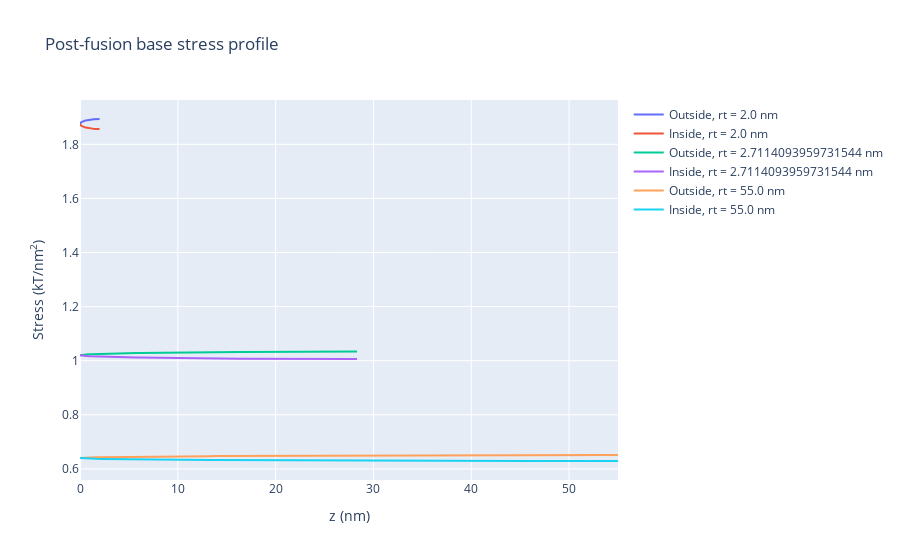
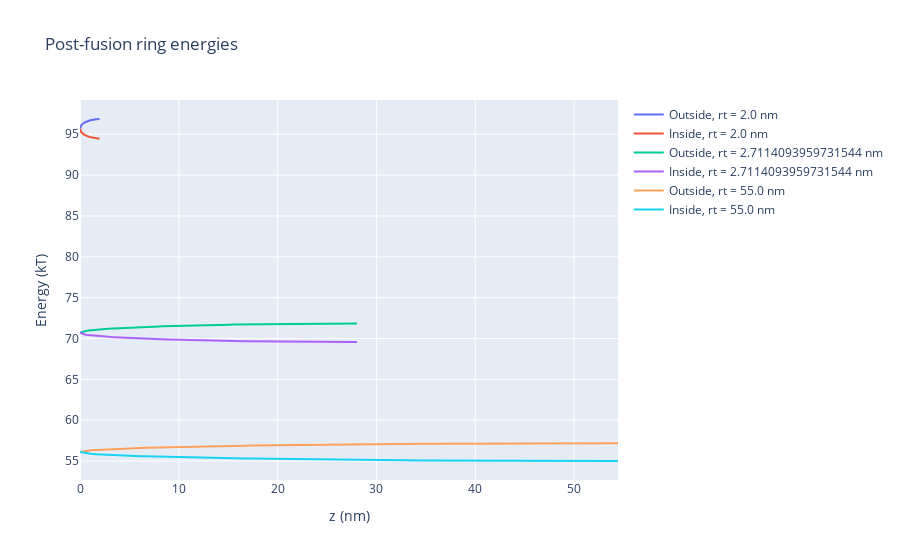
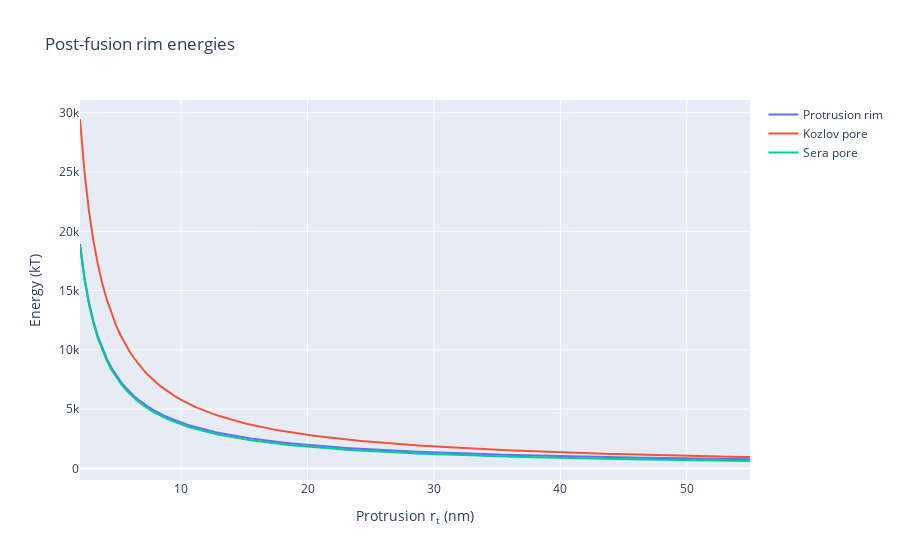
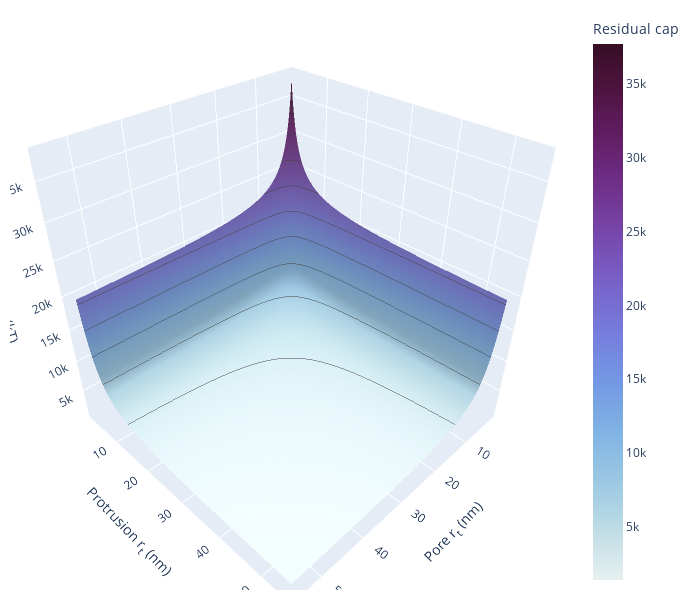

Here is the notebook cell these charts were saved with, in order:
### Markdown cell above
Validation of my "simulation parameter" validation:
- Dividing the z axis in to 1+Rt*n steps.  Choosing n=4 appears to be quite sufficient.  The final figure for GPre changes only slightly for n=2-->4, and there is no meaningful difference from n=4-->1000
    - Pass!

## Computation: post-fusion base rim via z-axis Riemann sum in cylindrical coordinates + toroidal pore in bulk

*Caution: It is tempting to apply Christoph and Rob's (2011 paper) solution for conical pores to this situation.  However, we cannot.  Their conical set-up requires an imagined vertex that the membrane would converge to.  On the other hand, my cylindrical set-up is at a 90 degree rotation (where 0 is a perfectly flat membrane) and would only have such a vertex if the tube radius was infinitely thin.  We must therefore calculate this via direct application of toroidal geometry.*

This method poses the problem that each location on the z axis corresponds to 2 angles (except at the end).  However, we can use the same trigonometric method that we used in the previous section:

$u_{rim} = \left\{ \pi - arcsin \left(\frac{R_t - z}{R_t} \right) \cup arcsin \left(\frac{R_t - z}{R_t} \right) \right\}$

Note that this will double-count $u_{rim} = \pi/2$, but that shouldn't be a huge problem since its contribution will be small compared to the whole.

### Code cell
zSteps = 100
zRim = [np.linspace(0,rim_rt[0],num=zSteps)] # nm
for rt in range(1,rim_rt.size):
    zRim.append(np.linspace(0,rim_rt[rt],num=zSteps))

uRim = np.zeros((rim_rt.size,zSteps,2)) # radians
    # rim tube angle for each rim_rt as a function of z where uRim1 = 0 is 
    # defined as pointing outward on the bisecting transverse plane
    # 3rd dimension to acct for the fact that each z has a u for the inner 
    # surface and a u for the outer surface
    # Dims: rt value, place along z axis, whether inside (0) or outside (1)

kRim = np.zeros((rim_rt.size,zSteps,2)) # 1/nm; curv for each angle u on rim
    # curvature for each rim_rt value at each zRim along the rim surface
stressRim = np.zeros((rim_rt.size,zSteps,2)) # kT/nm^2; stress at each point
GRingPost = np.zeros((rim_rt.size,zSteps-1,2)) # kT; G_b of each ring
    # zRim.size-1 since Reimann summing reduces num of elements by 1
GProtrPost = np.zeros(rim_rt.size)

uPore = np.zeros((rim_rt.size,zSteps)) # radians
kPore = np.zeros((rim_rt.size,zSteps)) # 1/nm; curv for each angle u on rim
    # curvature for each rim_rt value at each zRim along the rim surface
stressPore = np.zeros((rim_rt.size,zSteps)) # kT/nm^2; stress at each point
GPoreRingPost = np.zeros((rim_rt.size,zSteps-1)) # kT; G_b of each ring
    # zRim.size-1 since Reimann summing reduces num of elements by 1
GPoreSera = np.zeros(rim_rt.size)

GPost = np.zeros((rim_rt.size,rim_rt.size))
    # rim_rt x rim_rt array for GPost surface
    # [protrusion rim rt, pore rim rt]
    
#--------------------------------------------------------------------------------------------
# Calculate the rim Gb on the protrusion side
#--------------------------------------------------------------------------------------------
#First calculate the relevant angles
for rt in range(0,rim_rt.size):
    for z in range(0,zSteps):
        uRim[rt,z,0] = np.arcsin((rim_rt[rt]-zRim[rt][z])/rim_rt[rt])  # Outside of torus
        uRim[rt,z,1] = np.pi - np.arcsin((rim_rt[rt]-zRim[rt][z])/rim_rt[rt])  # Inside of torus
        
#Second calculate the curvatures
for rt in range(0,rim_rt.size):
    for z in range(0,zSteps):
        kRim[rt,z,0] = torusCircCurv(R0,rim_rt[rt],uRim[rt,z,0])
        kRim[rt,z,1] = torusCircCurv(R0,rim_rt[rt],uRim[rt,z,1])
#print(kRim)

#Next calculate the "stress" (energy per unit area) profile
for rt in range(0,rim_rt.size):
    for z in range(0,zSteps):
        stressRim[rt,z,0] = helfrichStress(kRim[rt,z,0],1/rim_rt[rt],Kb)
        stressRim[rt,z,1] = helfrichStress(kRim[rt,z,1],1/rim_rt[rt],Kb)
            # NOT Kb*2 since only a single bilayer bending now

# Now find the energy of the discrete uRim rings via left Riemann sum
# To do so, we first must find the radii of the inner rings and the outer rings
R1Out = np.zeros((rim_rt.size,zSteps))
R1In = np.zeros((rim_rt.size,zSteps))
for rt in range(0,rim_rt.size):
    for z in range(0,zSteps):
        R1Out[rt,z] = R0 + rim_rt[rt] + np.sqrt(1-((rim_rt[rt]-zRim[rt][z])/rim_rt[rt])**2) #out
        R1In[rt,z] = R0 + rim_rt[rt] - np.sqrt(1-((rim_rt[rt]-zRim[rt][z])/rim_rt[rt])**2) #in
            #Dist from z axis to membrane at given z (using trig a identity)
# Now we'll find the energy of each ring via left Riemann sum
for rt in range(0,rim_rt.size):
    for z in range(0,zSteps-1):
        # Stress per ring by finding cylindrical wall area * ring stress
        GRingPost[rt,z,0] = np.pi * 2*R1Out[rt,z] * (zRim[rt][1]-zRim[rt][0]) * stressRim[rt,z,0]
        GRingPost[rt,z,1] = np.pi * 2*R1In[rt,z] * (zRim[rt][1]-zRim[rt][0]) * stressRim[rt,z,1]

# Finally, add up all the rings' energies to get the total energy
for rt in range(0,rim_rt.size):
    for z in range(0,zSteps-1):
        GProtrPost[rt] += GRingPost[rt,z,0] + GRingPost[rt,z,1]

#--------------------------------------------------------------------------------------------
# Calculate the rim Gb on the cell/bulk/fusion pore side
#--------------------------------------------------------------------------------------------
# Calculate residual pore energies
# Method 1 via Kozlov's 1989 solution
GPoreKoz = np.zeros(rim_rt.size)
for rt in range(0,rim_rt.size):
    GPoreKoz[rt] = GToroidalPore(rim_rt[rt],R0,Kb)

# Method 2 applying my above method
zPore = [np.linspace(0,rim_rt[0],num=zSteps)] # nm
for rt in range(1,rim_rt.size):
    zPore.append(np.linspace(0,rim_rt[rt],num=zSteps))

#First calculate the relevant angles
for rt in range(0,rim_rt.size):
    for z in range(0,zSteps):
        uPore[rt,z] = np.pi - np.arcsin((rim_rt[rt]-zPore[rt][z])/rim_rt[rt])  # Inside of torus
        
#Second calculate the curvatures
for rt in range(0,rim_rt.size):
    for z in range(0,zSteps):
        kPore[rt,z] = torusCircCurv(R0,rim_rt[rt],uPore[rt,z])
#print(kRim)

#Next calculate the "stress" (energy per unit area) profile
for rt in range(0,rim_rt.size):
    for z in range(0,zSteps):
        stressPore[rt,z] = helfrichStress(kPore[rt,z],1/rim_rt[rt],Kb)
            # NOT Kb*2 since only a single bilayer bending now

# Now find the energy of the discrete uRim rings via left Riemann sum
# To do so, we first must find the radii of the inner rings and the outer rings
R1Pore = np.zeros((rim_rt.size,zSteps))
for rt in range(0,rim_rt.size):
    for z in range(0,zSteps):
        R1Pore[rt,z] = R0 + rim_rt[rt] - np.sqrt(1-((rim_rt[rt]-zPore[rt][z])/rim_rt[rt])**2) #in
            #Dist from z axis to membrane at given z (using trig a identity)
# Now we'll find the energy of each ring via left Riemann sum
for rt in range(0,rim_rt.size):
    for z in range(0,zSteps-1):
        # Stress per ring by finding cylindrical wall area * ring stress
        GPoreRingPost[rt,z] = np.pi * 2*R1Pore[rt,z] * (zRim[rt][1]-zRim[rt][0]) * stressPore[rt,z]

# Finally, add up all the rings' energies to get the total energy
for rt in range(0,rim_rt.size):
    for z in range(0,zSteps-1):
        GPoreSera[rt] += GPoreRingPost[rt,z]

GPoreSera = GPoreSera*2

# Now, we can at last generate a surface from varying the rt of the pore and the rt of the protrusion
# independently from each other
for rtPt in range(0,rim_rt.size):
    for rtPo in range(0,rim_rt.size):
        GPost[rtPt,rtPo] =GProtrPost[rtPt] + GPoreSera[rtPo]
        
#--------------------------------------------------------------------------------------------
# Graph all the results
#--------------------------------------------------------------------------------------------
stressPlot = go.Figure()
stressPlot.add_trace(go.Scatter(x=zRim[0], y=stressRim[0,:,0], mode='lines', 
                                name='Outside, rt = {0} nm'.format(rim_rt[0])))
stressPlot.add_trace(go.Scatter(x=zRim[0], y=stressRim[0,:,1], mode='lines', 
                                name='Inside, rt = {0} nm'.format(rim_rt[0])))
stressPlot.add_trace(go.Scatter(x=zRim[round((rim_rt.size-1)/2)], y=stressRim[2,:,0], mode='lines', 
                                name='Outside, rt = {0} nm'.format(rim_rt[2])))
stressPlot.add_trace(go.Scatter(x=zRim[round((rim_rt.size-1)/2)], y=stressRim[2,:,1], mode='lines', 
                                name='Inside, rt = {0} nm'.format(rim_rt[2])))
stressPlot.add_trace(go.Scatter(x=zRim[rim_rt.size-1], y=stressRim[4,:,0], mode='lines', 
                                name='Outside, rt = {0} nm'.format(rim_rt[rim_rt.size-1])))
stressPlot.add_trace(go.Scatter(x=zRim[rim_rt.size-1], y=stressRim[4,:,1], mode='lines', 
                                name='Inside, rt = {0} nm'.format(rim_rt[rim_rt.size-1])))
stressPlot.update_layout(title="Post-fusion base stress profile",
                        xaxis_title="z (nm)", yaxis_title="Stress (kT/nm<sup>2</sup>)")
stressPlot.show()

ringGPlot = go.Figure()
ringGPlot.add_trace(go.Scatter(x=zRim[0], y=GRingPost[0,:,0], mode='lines', 
                               name='Outside, rt = {0} nm'.format(rim_rt[0])))
ringGPlot.add_trace(go.Scatter(x=zRim[0], y=GRingPost[0,:,1], mode='lines', 
                               name='Inside, rt = {0} nm'.format(rim_rt[0])))
ringGPlot.add_trace(go.Scatter(x=zRim[round((rim_rt.size-1)/2)], y=GRingPost[2,:,0], mode='lines', 
                               name='Outside, rt = {0} nm'.format(rim_rt[2])))
ringGPlot.add_trace(go.Scatter(x=zRim[round((rim_rt.size-1)/2)], y=GRingPost[2,:,1], mode='lines', 
                               name='Inside, rt = {0} nm'.format(rim_rt[2])))
ringGPlot.add_trace(go.Scatter(x=zRim[rim_rt.size-1], y=GRingPost[4,:,0], mode='lines', 
                               name='Outside, rt = {0} nm'.format(rim_rt[rim_rt.size-1])))
ringGPlot.add_trace(go.Scatter(x=zRim[rim_rt.size-1], y=GRingPost[4,:,1], mode='lines', 
                               name='Inside, rt = {0} nm'.format(rim_rt[rim_rt.size-1])))
ringGPlot.update_layout(title="Post-fusion ring energies",
                        xaxis_title="z (nm)", yaxis_title="Energy (kT)")
ringGPlot.show()

postGPlot = go.Figure()
postGPlot.add_trace(go.Scatter(x=rim_rt, y=GProtrPost, mode='lines', name='Protrusion rim'))
postGPlot.add_trace(go.Scatter(x=rim_rt, y=GPoreKoz, mode='lines', name='Kozlov pore'))
postGPlot.add_trace(go.Scatter(x=rim_rt, y=GPoreSera, mode='lines', name='Sera pore'))
postGPlot.update_layout(title="Post-fusion rim energies",
                        xaxis_title="Protrusion r<sub>t</sub> (nm)", yaxis_title="Energy (kT)")
postGPlot.show()

postGSurf = go.Figure()
postGSurf.add_trace(go.Surface(
    colorbar=go.surface.ColorBar(title='Residual cap'),
    colorscale='dense',
    contours={"z":{"show":True,"start":np.max(GPost)/10,"end":np.max(GPost)*0.9,
                   "size":np.max(GPost)/10}},
    name="Residual cap",
    x=rim_rt,y=rim_rt,z=GPost,opacity=0.9
))
postGSurf.update_layout(coloraxis_showscale=False,
    scene = dict(
                    xaxis_title='Pore r<sub>t</sub> (nm)',
                    yaxis_title='Protrusion r<sub>t</sub> (nm)',
                    zaxis_title='G (kT)'),
    margin=dict(r=10, b=10, l=10, t=10),
    height=600,width=700)
postGSurf.show()

### Figure 1 — Plotly figure (JSON) as saved in the notebook; plotly's stock layout.template omitted (floating-point values rounded to 4 significant figures)
{"data": [{"mode": "lines", "name": "Outside, rt = 2.0 nm", "type": "scatter", "x": [0, 0.0202, 0.0404, 0.06061, 0.08081, 0.101, 0.1212, 0.1414, 0.1616, 0.1818, 0.202, 0.2222, 0.2424, 0.2626, 0.2828, 0.303, 0.3232, 0.3434, 0.3636, 0.3838, 0.404, 0.4242, 0.4444, 0.4646, 0.4848, 0.5051, 0.5253, 0.5455, 0.5657, 0.5859, 0.6061, 0.6263, 0.6465, 0.6667, 0.6869, 0.7071, 0.7273, 0.7475, 0.7677, 0.7879, 0.8081, 0.8283, 0.8485, 0.8687, 0.8889, 0.9091, 0.9293, 0.9495, 0.9697, 0.9899, 1.01, 1.03, 1.051, 1.071, 1.091, 1.111, 1.131, 1.152, 1.172, 1.192, 1.212, 1.232, 1.253, 1.273, 1.293, 1.313, 1.333, 1.354, 1.374, 1.394, 1.414, 1.434, 1.455, 1.475, 1.495, 1.515, 1.535, 1.556, 1.576, 1.596, 1.616, 1.636, 1.657, 1.677, 1.697, 1.717, 1.737, 1.758, 1.778, 1.798, 1.818, 1.838, 1.859, 1.879, 1.899, 1.919, 1.939, 1.96, 1.98, 2], "y": [1.875, 1.878, 1.879, 1.88, 1.88, 1.881, 1.881, 1.882, 1.882, 1.883, 1.883, 1.884, 1.884, 1.884, 1.885, 1.885, 1.885, 1.885, 1.886, 1.886, 1.886, 1.886, 1.887, 1.887, 1.887, 1.887, 1.888, 1.888, 1.888, 1.888, 1.888, 1.889, 1.889, 1.889, 1.889, 1.889, 1.889, 1.89, 1.89, 1.89, 1.89, 1.89, 1.89, 1.89, 1.89, 1.891, 1.891, 1.891, 1.891, 1.891, 1.891, 1.891, 1.891, 1.891, 1.892, 1.892, 1.892, 1.892, 1.892, 1.892, 1.892, 1.892, 1.892, 1.892, 1.892, 1.892, 1.893, 1.893, 1.893, 1.893, 1.893, 1.893, 1.893, 1.893, 1.893, 1.893, 1.893, 1.893, 1.893, 1.893, 1.893, 1.893, 1.893, 1.893, 1.893, 1.893, 1.893, 1.893, 1.893, 1.894, 1.894, 1.894, 1.894, 1.894, 1.894, 1.894, 1.894, 1.894, 1.894, 1.894]}, {"mode": "lines", "name": "Inside, rt = 2.0 nm", "type": "scatter", "x": [0, 0.0202, 0.0404, 0.06061, 0.08081, 0.101, 0.1212, 0.1414, 0.1616, 0.1818, 0.202, 0.2222, 0.2424, 0.2626, 0.2828, 0.303, 0.3232, 0.3434, 0.3636, 0.3838, 0.404, 0.4242, 0.4444, 0.4646, 0.4848, 0.5051, 0.5253, 0.5455, 0.5657, 0.5859, 0.6061, 0.6263, 0.6465, 0.6667, 0.6869, 0.7071, 0.7273, 0.7475, 0.7677, 0.7879, 0.8081, 0.8283, 0.8485, 0.8687, 0.8889, 0.9091, 0.9293, 0.9495, 0.9697, 0.9899, 1.01, 1.03, 1.051, 1.071, 1.091, 1.111, 1.131, 1.152, 1.172, 1.192, 1.212, 1.232, 1.253, 1.273, 1.293, 1.313, 1.333, 1.354, 1.374, 1.394, 1.414, 1.434, 1.455, 1.475, 1.495, 1.515, 1.535, 1.556, 1.576, 1.596, 1.616, 1.636, 1.657, 1.677, 1.697, 1.717, 1.737, 1.758, 1.778, 1.798, 1.818, 1.838, 1.859, 1.879, 1.899, 1.919, 1.939, 1.96, 1.98, 2], "y": [1.875, 1.872, 1.871, 1.87, 1.87, 1.869, 1.869, 1.868, 1.868, 1.867, 1.867, 1.866, 1.866, 1.866, 1.865, 1.865, 1.865, 1.865, 1.864, 1.864, 1.864, 1.863, 1.863, 1.863, 1.863, 1.863, 1.862, 1.862, 1.862, 1.862, 1.862, 1.861, 1.861, 1.861, 1.861, 1.861, 1.861, 1.86, 1.86, 1.86, 1.86, 1.86, 1.86, 1.86, 1.859, 1.859, 1.859, 1.859, 1.859, 1.859, 1.859, 1.859, 1.859, 1.858, 1.858, 1.858, 1.858, 1.858, 1.858, 1.858, 1.858, 1.858, 1.858, 1.858, 1.858, 1.857, 1.857, 1.857, 1.857, 1.857, 1.857, 1.857, 1.857, 1.857, 1.857, 1.857, 1.857, 1.857, 1.857, 1.857, 1.857, 1.857, 1.857, 1.857, 1.857, 1.856, 1.856, 1.856, 1.856, 1.856, 1.856, 1.856, 1.856, 1.856, 1.856, 1.856, 1.856, 1.856, 1.856, 1.856]}, {"mode": "lines", "name": "Outside, rt = 2.7114093959731544 nm", "type": "scatter", "x": [0, 0.2861, 0.5722, 0.8582, 1.144, 1.43, 1.716, 2.003, 2.289, 2.575, 2.861, 3.147, 3.433, 3.719, 4.005, 4.291, 4.577, 4.863, 5.149, 5.436, 5.722, 6.008, 6.294, 6.58, 6.866, 7.152, 7.438, 7.724, 8.01, 8.296, 8.582, 8.869, 9.155, 9.441, 9.727, 10.01, 10.3, 10.59, 10.87, 11.16, 11.44, 11.73, 12.02, 12.3, 12.59, 12.87, 13.16, 13.45, 13.73, 14.02, 14.3, 14.59, 14.88, 15.16, 15.45, 15.73, 16.02, 16.31, 16.59, 16.88, 17.16, 17.45, 17.74, 18.02, 18.31, 18.6, 18.88, 19.17, 19.45, 19.74, 20.03, 20.31, 20.6, 20.88, 21.17, 21.46, 21.74, 22.03, 22.31, 22.6, 22.89, 23.17, 23.46, 23.74, 24.03, 24.32, 24.6, 24.89, 25.18, 25.46, 25.75, 26.03, 26.32, 26.61, 26.89, 27.18, 27.46, 27.75, 28.04, 28.32], "y": [1.02, 1.022, 1.023, 1.024, 1.024, 1.024, 1.025, 1.025, 1.026, 1.026, 1.026, 1.026, 1.027, 1.027, 1.027, 1.027, 1.028, 1.028, 1.028, 1.028, 1.028, 1.029, 1.029, 1.029, 1.029, 1.029, 1.029, 1.03, 1.03, 1.03, 1.03, 1.03, 1.03, 1.03, 1.031, 1.031, 1.031, 1.031, 1.031, 1.031, 1.031, 1.031, 1.031, 1.031, 1.032, 1.032, 1.032, 1.032, 1.032, 1.032, 1.032, 1.032, 1.032, 1.032, 1.032, 1.032, 1.033, 1.033, 1.033, 1.033, 1.033, 1.033, 1.033, 1.033, 1.033, 1.033, 1.033, 1.033, 1.033, 1.033, 1.033, 1.033, 1.033, 1.033, 1.033, 1.033, 1.033, 1.034, 1.034, 1.034, 1.034, 1.034, 1.034, 1.034, 1.034, 1.034, 1.034, 1.034, 1.034, 1.034, 1.034, 1.034, 1.034, 1.034, 1.034, 1.034, 1.034, 1.034, 1.034, 1.034]}, {"mode": "lines", "name": "Inside, rt = 2.7114093959731544 nm", "type": "scatter", "x": [0, 0.2861, 0.5722, 0.8582, 1.144, 1.43, 1.716, 2.003, 2.289, 2.575, 2.861, 3.147, 3.433, 3.719, 4.005, 4.291, 4.577, 4.863, 5.149, 5.436, 5.722, 6.008, 6.294, 6.58, 6.866, 7.152, 7.438, 7.724, 8.01, 8.296, 8.582, 8.869, 9.155, 9.441, 9.727, 10.01, 10.3, 10.59, 10.87, 11.16, 11.44, 11.73, 12.02, 12.3, 12.59, 12.87, 13.16, 13.45, 13.73, 14.02, 14.3, 14.59, 14.88, 15.16, 15.45, 15.73, 16.02, 16.31, 16.59, 16.88, 17.16, 17.45, 17.74, 18.02, 18.31, 18.6, 18.88, 19.17, 19.45, 19.74, 20.03, 20.31, 20.6, 20.88, 21.17, 21.46, 21.74, 22.03, 22.31, 22.6, 22.89, 23.17, 23.46, 23.74, 24.03, 24.32, 24.6, 24.89, 25.18, 25.46, 25.75, 26.03, 26.32, 26.61, 26.89, 27.18, 27.46, 27.75, 28.04, 28.32], "y": [1.02, 1.018, 1.017, 1.017, 1.016, 1.016, 1.015, 1.015, 1.015, 1.014, 1.014, 1.014, 1.014, 1.013, 1.013, 1.013, 1.013, 1.012, 1.012, 1.012, 1.012, 1.012, 1.012, 1.011, 1.011, 1.011, 1.011, 1.011, 1.011, 1.01, 1.01, 1.01, 1.01, 1.01, 1.01, 1.01, 1.01, 1.009, 1.009, 1.009, 1.009, 1.009, 1.009, 1.009, 1.009, 1.009, 1.009, 1.008, 1.008, 1.008, 1.008, 1.008, 1.008, 1.008, 1.008, 1.008, 1.008, 1.008, 1.008, 1.008, 1.008, 1.007, 1.007, 1.007, 1.007, 1.007, 1.007, 1.007, 1.007, 1.007, 1.007, 1.007, 1.007, 1.007, 1.007, 1.007, 1.007, 1.007, 1.007, 1.007, 1.007, 1.007, 1.007, 1.007, 1.007, 1.007, 1.007, 1.006, 1.006, 1.006, 1.006, 1.006, 1.006, 1.006, 1.006, 1.006, 1.006, 1.006, 1.006, 1.006]}, {"mode": "lines", "name": "Outside, rt = 55.0 nm", "type": "scatter", "x": [0, 0.5556, 1.111, 1.667, 2.222, 2.778, 3.333, 3.889, 4.444, 5, 5.556, 6.111, 6.667, 7.222, 7.778, 8.333, 8.889, 9.444, 10, 10.56, 11.11, 11.67, 12.22, 12.78, 13.33, 13.89, 14.44, 15, 15.56, 16.11, 16.67, 17.22, 17.78, 18.33, 18.89, 19.44, 20, 20.56, 21.11, 21.67, 22.22, 22.78, 23.33, 23.89, 24.44, 25, 25.56, 26.11, 26.67, 27.22, 27.78, 28.33, 28.89, 29.44, 30, 30.56, 31.11, 31.67, 32.22, 32.78, 33.33, 33.89, 34.44, 35, 35.56, 36.11, 36.67, 37.22, 37.78, 38.33, 38.89, 39.44, 40, 40.56, 41.11, 41.67, 42.22, 42.78, 43.33, 43.89, 44.44, 45, 45.56, 46.11, 46.67, 47.22, 47.78, 48.33, 48.89, 49.44, 50, 50.56, 51.11, 51.67, 52.22, 52.78, 53.33, 53.89, 54.44, 55], "y": [0.6402, 0.6417, 0.6423, 0.6428, 0.6432, 0.6436, 0.6439, 0.6442, 0.6444, 0.6447, 0.6449, 0.6451, 0.6453, 0.6455, 0.6457, 0.6459, 0.6461, 0.6462, 0.6464, 0.6466, 0.6467, 0.6468, 0.647, 0.6471, 0.6472, 0.6474, 0.6475, 0.6476, 0.6477, 0.6478, 0.6479, 0.648, 0.6481, 0.6482, 0.6483, 0.6484, 0.6485, 0.6486, 0.6487, 0.6488, 0.6489, 0.6489, 0.649, 0.6491, 0.6492, 0.6492, 0.6493, 0.6494, 0.6494, 0.6495, 0.6496, 0.6496, 0.6497, 0.6498, 0.6498, 0.6499, 0.6499, 0.65, 0.65, 0.6501, 0.6501, 0.6502, 0.6502, 0.6502, 0.6503, 0.6503, 0.6504, 0.6504, 0.6504, 0.6505, 0.6505, 0.6505, 0.6506, 0.6506, 0.6506, 0.6507, 0.6507, 0.6507, 0.6507, 0.6508, 0.6508, 0.6508, 0.6508, 0.6508, 0.6509, 0.6509, 0.6509, 0.6509, 0.6509, 0.6509, 0.6509, 0.6509, 0.651, 0.651, 0.651, 0.651, 0.651, 0.651, 0.651, 0.651]}, {"mode": "lines", "name": "Inside, rt = 55.0 nm", "type": "scatter", "x": [0, 0.5556, 1.111, 1.667, 2.222, 2.778, 3.333, 3.889, 4.444, 5, 5.556, 6.111, 6.667, 7.222, 7.778, 8.333, 8.889, 9.444, 10, 10.56, 11.11, 11.67, 12.22, 12.78, 13.33, 13.89, 14.44, 15, 15.56, 16.11, 16.67, 17.22, 17.78, 18.33, 18.89, 19.44, 20, 20.56, 21.11, 21.67, 22.22, 22.78, 23.33, 23.89, 24.44, 25, 25.56, 26.11, 26.67, 27.22, 27.78, 28.33, 28.89, 29.44, 30, 30.56, 31.11, 31.67, 32.22, 32.78, 33.33, 33.89, 34.44, 35, 35.56, 36.11, 36.67, 37.22, 37.78, 38.33, 38.89, 39.44, 40, 40.56, 41.11, 41.67, 42.22, 42.78, 43.33, 43.89, 44.44, 45, 45.56, 46.11, 46.67, 47.22, 47.78, 48.33, 48.89, 49.44, 50, 50.56, 51.11, 51.67, 52.22, 52.78, 53.33, 53.89, 54.44, 55], "y": [0.6402, 0.6386, 0.638, 0.6375, 0.6371, 0.6368, 0.6364, 0.6361, 0.6359, 0.6356, 0.6354, 0.6352, 0.635, 0.6348, 0.6346, 0.6344, 0.6342, 0.6341, 0.6339, 0.6338, 0.6336, 0.6335, 0.6333, 0.6332, 0.6331, 0.6329, 0.6328, 0.6327, 0.6326, 0.6325, 0.6324, 0.6322, 0.6321, 0.632, 0.6319, 0.6319, 0.6318, 0.6317, 0.6316, 0.6315, 0.6314, 0.6313, 0.6313, 0.6312, 0.6311, 0.631, 0.631, 0.6309, 0.6308, 0.6308, 0.6307, 0.6306, 0.6306, 0.6305, 0.6305, 0.6304, 0.6303, 0.6303, 0.6302, 0.6302, 0.6301, 0.6301, 0.6301, 0.63, 0.63, 0.6299, 0.6299, 0.6298, 0.6298, 0.6298, 0.6297, 0.6297, 0.6297, 0.6296, 0.6296, 0.6296, 0.6296, 0.6295, 0.6295, 0.6295, 0.6295, 0.6294, 0.6294, 0.6294, 0.6294, 0.6294, 0.6294, 0.6293, 0.6293, 0.6293, 0.6293, 0.6293, 0.6293, 0.6293, 0.6293, 0.6293, 0.6293, 0.6293, 0.6293, 0.6293]}], "layout": {"autosize": true, "title": {"text": "Post-fusion base stress profile"}, "xaxis": {"autorange": true, "range": [0, 55], "title": {"text": "z (nm)"}, "type": "linear"}, "yaxis": {"autorange": true, "range": [0.559, 1.964], "title": {"text": "Stress (kT/nm<sup>2</sup>)"}, "type": "linear"}}}

### Figure 2 — Plotly figure (JSON) as saved in the notebook; plotly's stock layout.template omitted (floating-point values rounded to 4 significant figures)
{"data": [{"mode": "lines", "name": "Outside, rt = 2.0 nm", "type": "scatter", "x": [0, 0.0202, 0.0404, 0.06061, 0.08081, 0.101, 0.1212, 0.1414, 0.1616, 0.1818, 0.202, 0.2222, 0.2424, 0.2626, 0.2828, 0.303, 0.3232, 0.3434, 0.3636, 0.3838, 0.404, 0.4242, 0.4444, 0.4646, 0.4848, 0.5051, 0.5253, 0.5455, 0.5657, 0.5859, 0.6061, 0.6263, 0.6465, 0.6667, 0.6869, 0.7071, 0.7273, 0.7475, 0.7677, 0.7879, 0.8081, 0.8283, 0.8485, 0.8687, 0.8889, 0.9091, 0.9293, 0.9495, 0.9697, 0.9899, 1.01, 1.03, 1.051, 1.071, 1.091, 1.111, 1.131, 1.152, 1.172, 1.192, 1.212, 1.232, 1.253, 1.273, 1.293, 1.313, 1.333, 1.354, 1.374, 1.394, 1.414, 1.434, 1.455, 1.475, 1.495, 1.515, 1.535, 1.556, 1.576, 1.596, 1.616, 1.636, 1.657, 1.677, 1.697, 1.717, 1.737, 1.758, 1.778, 1.798, 1.818, 1.838, 1.859, 1.879, 1.899, 1.919, 1.939, 1.96, 1.98, 2], "y": [95.68, 95.84, 95.91, 95.97, 96.01, 96.05, 96.08, 96.12, 96.14, 96.17, 96.2, 96.22, 96.24, 96.27, 96.29, 96.31, 96.32, 96.34, 96.36, 96.38, 96.39, 96.41, 96.42, 96.44, 96.45, 96.47, 96.48, 96.49, 96.51, 96.52, 96.53, 96.54, 96.55, 96.56, 96.57, 96.58, 96.59, 96.6, 96.61, 96.62, 96.63, 96.64, 96.65, 96.66, 96.67, 96.67, 96.68, 96.69, 96.7, 96.7, 96.71, 96.72, 96.72, 96.73, 96.74, 96.74, 96.75, 96.75, 96.76, 96.76, 96.77, 96.77, 96.78, 96.78, 96.79, 96.79, 96.8, 96.8, 96.81, 96.81, 96.81, 96.82, 96.82, 96.82, 96.83, 96.83, 96.83, 96.84, 96.84, 96.84, 96.84, 96.85, 96.85, 96.85, 96.85, 96.85, 96.86, 96.86, 96.86, 96.86, 96.86, 96.86, 96.86, 96.86, 96.86, 96.86, 96.87, 96.87, 96.87]}, {"mode": "lines", "name": "Inside, rt = 2.0 nm", "type": "scatter", "x": [0, 0.0202, 0.0404, 0.06061, 0.08081, 0.101, 0.1212, 0.1414, 0.1616, 0.1818, 0.202, 0.2222, 0.2424, 0.2626, 0.2828, 0.303, 0.3232, 0.3434, 0.3636, 0.3838, 0.404, 0.4242, 0.4444, 0.4646, 0.4848, 0.5051, 0.5253, 0.5455, 0.5657, 0.5859, 0.6061, 0.6263, 0.6465, 0.6667, 0.6869, 0.7071, 0.7273, 0.7475, 0.7677, 0.7879, 0.8081, 0.8283, 0.8485, 0.8687, 0.8889, 0.9091, 0.9293, 0.9495, 0.9697, 0.9899, 1.01, 1.03, 1.051, 1.071, 1.091, 1.111, 1.131, 1.152, 1.172, 1.192, 1.212, 1.232, 1.253, 1.273, 1.293, 1.313, 1.333, 1.354, 1.374, 1.394, 1.414, 1.434, 1.455, 1.475, 1.495, 1.515, 1.535, 1.556, 1.576, 1.596, 1.616, 1.636, 1.657, 1.677, 1.697, 1.717, 1.737, 1.758, 1.778, 1.798, 1.818, 1.838, 1.859, 1.879, 1.899, 1.919, 1.939, 1.96, 1.98, 2], "y": [95.68, 95.51, 95.44, 95.39, 95.34, 95.3, 95.27, 95.24, 95.21, 95.18, 95.15, 95.13, 95.11, 95.09, 95.07, 95.05, 95.03, 95.01, 94.99, 94.97, 94.96, 94.94, 94.93, 94.91, 94.9, 94.89, 94.87, 94.86, 94.85, 94.83, 94.82, 94.81, 94.8, 94.79, 94.78, 94.77, 94.76, 94.75, 94.74, 94.73, 94.72, 94.71, 94.7, 94.69, 94.69, 94.68, 94.67, 94.66, 94.66, 94.65, 94.64, 94.64, 94.63, 94.62, 94.62, 94.61, 94.6, 94.6, 94.59, 94.59, 94.58, 94.58, 94.57, 94.57, 94.56, 94.56, 94.55, 94.55, 94.55, 94.54, 94.54, 94.53, 94.53, 94.53, 94.52, 94.52, 94.52, 94.52, 94.51, 94.51, 94.51, 94.51, 94.5, 94.5, 94.5, 94.5, 94.5, 94.49, 94.49, 94.49, 94.49, 94.49, 94.49, 94.49, 94.49, 94.49, 94.49, 94.49, 94.49]}, {"mode": "lines", "name": "Outside, rt = 2.7114093959731544 nm", "type": "scatter", "x": [0, 0.2861, 0.5722, 0.8582, 1.144, 1.43, 1.716, 2.003, 2.289, 2.575, 2.861, 3.147, 3.433, 3.719, 4.005, 4.291, 4.577, 4.863, 5.149, 5.436, 5.722, 6.008, 6.294, 6.58, 6.866, 7.152, 7.438, 7.724, 8.01, 8.296, 8.582, 8.869, 9.155, 9.441, 9.727, 10.01, 10.3, 10.59, 10.87, 11.16, 11.44, 11.73, 12.02, 12.3, 12.59, 12.87, 13.16, 13.45, 13.73, 14.02, 14.3, 14.59, 14.88, 15.16, 15.45, 15.73, 16.02, 16.31, 16.59, 16.88, 17.16, 17.45, 17.74, 18.02, 18.31, 18.6, 18.88, 19.17, 19.45, 19.74, 20.03, 20.31, 20.6, 20.88, 21.17, 21.46, 21.74, 22.03, 22.31, 22.6, 22.89, 23.17, 23.46, 23.74, 24.03, 24.32, 24.6, 24.89, 25.18, 25.46, 25.75, 26.03, 26.32, 26.61, 26.89, 27.18, 27.46, 27.75, 28.04, 28.32], "y": [70.7, 70.86, 70.92, 70.97, 71.01, 71.05, 71.08, 71.11, 71.14, 71.17, 71.19, 71.21, 71.24, 71.26, 71.28, 71.29, 71.31, 71.33, 71.35, 71.36, 71.38, 71.39, 71.41, 71.42, 71.43, 71.45, 71.46, 71.47, 71.48, 71.49, 71.51, 71.52, 71.53, 71.54, 71.55, 71.56, 71.57, 71.58, 71.59, 71.59, 71.6, 71.61, 71.62, 71.63, 71.63, 71.64, 71.65, 71.66, 71.66, 71.67, 71.68, 71.68, 71.69, 71.7, 71.7, 71.71, 71.71, 71.72, 71.72, 71.73, 71.73, 71.74, 71.74, 71.75, 71.75, 71.76, 71.76, 71.76, 71.77, 71.77, 71.77, 71.78, 71.78, 71.78, 71.79, 71.79, 71.79, 71.8, 71.8, 71.8, 71.8, 71.81, 71.81, 71.81, 71.81, 71.81, 71.81, 71.82, 71.82, 71.82, 71.82, 71.82, 71.82, 71.82, 71.82, 71.82, 71.82, 71.82, 71.82]}, {"mode": "lines", "name": "Inside, rt = 2.7114093959731544 nm", "type": "scatter", "x": [0, 0.2861, 0.5722, 0.8582, 1.144, 1.43, 1.716, 2.003, 2.289, 2.575, 2.861, 3.147, 3.433, 3.719, 4.005, 4.291, 4.577, 4.863, 5.149, 5.436, 5.722, 6.008, 6.294, 6.58, 6.866, 7.152, 7.438, 7.724, 8.01, 8.296, 8.582, 8.869, 9.155, 9.441, 9.727, 10.01, 10.3, 10.59, 10.87, 11.16, 11.44, 11.73, 12.02, 12.3, 12.59, 12.87, 13.16, 13.45, 13.73, 14.02, 14.3, 14.59, 14.88, 15.16, 15.45, 15.73, 16.02, 16.31, 16.59, 16.88, 17.16, 17.45, 17.74, 18.02, 18.31, 18.6, 18.88, 19.17, 19.45, 19.74, 20.03, 20.31, 20.6, 20.88, 21.17, 21.46, 21.74, 22.03, 22.31, 22.6, 22.89, 23.17, 23.46, 23.74, 24.03, 24.32, 24.6, 24.89, 25.18, 25.46, 25.75, 26.03, 26.32, 26.61, 26.89, 27.18, 27.46, 27.75, 28.04, 28.32], "y": [70.7, 70.54, 70.47, 70.42, 70.38, 70.34, 70.31, 70.28, 70.25, 70.23, 70.2, 70.18, 70.16, 70.14, 70.12, 70.1, 70.08, 70.07, 70.05, 70.03, 70.02, 70.0, 69.99, 69.97, 69.96, 69.95, 69.94, 69.92, 69.91, 69.9, 69.89, 69.88, 69.87, 69.86, 69.85, 69.84, 69.83, 69.82, 69.81, 69.8, 69.79, 69.78, 69.78, 69.77, 69.76, 69.75, 69.74, 69.74, 69.73, 69.72, 69.72, 69.71, 69.7, 69.7, 69.69, 69.69, 69.68, 69.68, 69.67, 69.67, 69.66, 69.66, 69.65, 69.65, 69.64, 69.64, 69.63, 69.63, 69.63, 69.62, 69.62, 69.62, 69.61, 69.61, 69.61, 69.6, 69.6, 69.6, 69.59, 69.59, 69.59, 69.59, 69.59, 69.58, 69.58, 69.58, 69.58, 69.58, 69.58, 69.58, 69.57, 69.57, 69.57, 69.57, 69.57, 69.57, 69.57, 69.57, 69.57]}, {"mode": "lines", "name": "Outside, rt = 55.0 nm", "type": "scatter", "x": [0, 0.5556, 1.111, 1.667, 2.222, 2.778, 3.333, 3.889, 4.444, 5, 5.556, 6.111, 6.667, 7.222, 7.778, 8.333, 8.889, 9.444, 10, 10.56, 11.11, 11.67, 12.22, 12.78, 13.33, 13.89, 14.44, 15, 15.56, 16.11, 16.67, 17.22, 17.78, 18.33, 18.89, 19.44, 20, 20.56, 21.11, 21.67, 22.22, 22.78, 23.33, 23.89, 24.44, 25, 25.56, 26.11, 26.67, 27.22, 27.78, 28.33, 28.89, 29.44, 30, 30.56, 31.11, 31.67, 32.22, 32.78, 33.33, 33.89, 34.44, 35, 35.56, 36.11, 36.67, 37.22, 37.78, 38.33, 38.89, 39.44, 40, 40.56, 41.11, 41.67, 42.22, 42.78, 43.33, 43.89, 44.44, 45, 45.56, 46.11, 46.67, 47.22, 47.78, 48.33, 48.89, 49.44, 50, 50.56, 51.11, 51.67, 52.22, 52.78, 53.33, 53.89, 54.44, 55], "y": [56.1, 56.26, 56.32, 56.37, 56.41, 56.44, 56.48, 56.51, 56.53, 56.56, 56.58, 56.6, 56.62, 56.64, 56.66, 56.68, 56.7, 56.71, 56.73, 56.74, 56.76, 56.77, 56.79, 56.8, 56.81, 56.83, 56.84, 56.85, 56.86, 56.87, 56.88, 56.89, 56.9, 56.91, 56.92, 56.93, 56.94, 56.95, 56.96, 56.97, 56.98, 56.99, 56.99, 57.0, 57.01, 57.02, 57.02, 57.03, 57.04, 57.04, 57.05, 57.06, 57.06, 57.07, 57.07, 57.08, 57.08, 57.09, 57.09, 57.1, 57.1, 57.11, 57.11, 57.12, 57.12, 57.13, 57.13, 57.13, 57.14, 57.14, 57.14, 57.15, 57.15, 57.15, 57.16, 57.16, 57.16, 57.16, 57.17, 57.17, 57.17, 57.17, 57.18, 57.18, 57.18, 57.18, 57.18, 57.18, 57.19, 57.19, 57.19, 57.19, 57.19, 57.19, 57.19, 57.19, 57.19, 57.19, 57.19]}, {"mode": "lines", "name": "Inside, rt = 55.0 nm", "type": "scatter", "x": [0, 0.5556, 1.111, 1.667, 2.222, 2.778, 3.333, 3.889, 4.444, 5, 5.556, 6.111, 6.667, 7.222, 7.778, 8.333, 8.889, 9.444, 10, 10.56, 11.11, 11.67, 12.22, 12.78, 13.33, 13.89, 14.44, 15, 15.56, 16.11, 16.67, 17.22, 17.78, 18.33, 18.89, 19.44, 20, 20.56, 21.11, 21.67, 22.22, 22.78, 23.33, 23.89, 24.44, 25, 25.56, 26.11, 26.67, 27.22, 27.78, 28.33, 28.89, 29.44, 30, 30.56, 31.11, 31.67, 32.22, 32.78, 33.33, 33.89, 34.44, 35, 35.56, 36.11, 36.67, 37.22, 37.78, 38.33, 38.89, 39.44, 40, 40.56, 41.11, 41.67, 42.22, 42.78, 43.33, 43.89, 44.44, 45, 45.56, 46.11, 46.67, 47.22, 47.78, 48.33, 48.89, 49.44, 50, 50.56, 51.11, 51.67, 52.22, 52.78, 53.33, 53.89, 54.44, 55], "y": [56.1, 55.95, 55.88, 55.84, 55.8, 55.76, 55.73, 55.7, 55.67, 55.65, 55.62, 55.6, 55.58, 55.56, 55.54, 55.52, 55.51, 55.49, 55.47, 55.46, 55.44, 55.43, 55.42, 55.4, 55.39, 55.38, 55.36, 55.35, 55.34, 55.33, 55.32, 55.31, 55.3, 55.29, 55.28, 55.27, 55.26, 55.25, 55.24, 55.23, 55.23, 55.22, 55.21, 55.2, 55.19, 55.19, 55.18, 55.17, 55.17, 55.16, 55.15, 55.15, 55.14, 55.14, 55.13, 55.12, 55.12, 55.11, 55.11, 55.1, 55.1, 55.09, 55.09, 55.08, 55.08, 55.08, 55.07, 55.07, 55.06, 55.06, 55.06, 55.05, 55.05, 55.05, 55.05, 55.04, 55.04, 55.04, 55.03, 55.03, 55.03, 55.03, 55.03, 55.02, 55.02, 55.02, 55.02, 55.02, 55.02, 55.02, 55.01, 55.01, 55.01, 55.01, 55.01, 55.01, 55.01, 55.01, 55.01]}], "layout": {"autosize": true, "title": {"text": "Post-fusion ring energies"}, "xaxis": {"autorange": true, "range": [0, 54.44], "title": {"text": "z (nm)"}, "type": "linear"}, "yaxis": {"autorange": true, "range": [52.68, 99.19], "title": {"text": "Energy (kT)"}, "type": "linear"}}}

### Figure 3 — Plotly figure (JSON) as saved in the notebook; plotly's stock layout.template omitted (floating-point values rounded to 4 significant figures; data arrays with more than 128 entries replaced by an {"elided": "..."} marker saying what was removed)
{"data": [{"mode": "lines", "name": "Protrusion rim", "type": "scatter", "x": {"elided": "150 float values"}, "y": {"elided": "150 float values"}}, {"mode": "lines", "name": "Kozlov pore", "type": "scatter", "x": {"elided": "150 float values"}, "y": {"elided": "150 float values"}}, {"mode": "lines", "name": "Sera pore", "type": "scatter", "x": {"elided": "150 float values"}, "y": {"elided": "150 float values"}}], "layout": {"autosize": true, "title": {"text": "Post-fusion rim energies"}, "xaxis": {"autorange": true, "range": [2, 55], "title": {"text": "Protrusion r<sub>t</sub> (nm)"}, "type": "linear"}, "yaxis": {"autorange": true, "range": [-978.6, 31080.0], "title": {"text": "Energy (kT)"}, "type": "linear"}}}

### Figure 4 — Plotly figure (JSON) as saved in the notebook; plotly's stock layout.template omitted (floating-point values rounded to 4 significant figures; data arrays with more than 128 entries replaced by an {"elided": "..."} marker saying what was removed)
{"data": [{"colorbar": {"title": {"text": "Residual cap"}}, "colorscale": [[0, "rgb(230, 240, 240)"], [0.09091, "rgb(191, 221, 229)"], [0.1818, "rgb(156, 201, 226)"], [0.2727, "rgb(129, 180, 227)"], [0.3636, "rgb(115, 154, 228)"], [0.4545, "rgb(117, 127, 221)"], [0.5455, "rgb(120, 100, 202)"], [0.6364, "rgb(119, 74, 175)"], [0.7273, "rgb(113, 50, 141)"], [0.8182, "rgb(100, 31, 104)"], [0.9091, "rgb(80, 20, 66)"], [1, "rgb(54, 14, 36)"]], "contours": {"z": {"end": 33930.0, "show": true, "size": 3770.0, "start": 3770.0}}, "name": "Residual cap", "opacity": 0.9, "type": "surface", "x": {"elided": "150 float values"}, "y": {"elided": "150 float values"}, "z": {"elided": "150x150 float values"}}], "layout": {"coloraxis": {"showscale": false}, "height": 600, "margin": {"b": 10, "l": 10, "r": 10, "t": 10}, "scene": {"aspectmode": "auto", "aspectratio": {"x": 1, "y": 1, "z": 1}, "xaxis": {"title": {"text": "Pore r<sub>t</sub> (nm)"}, "type": "linear"}, "yaxis": {"title": {"text": "Protrusion r<sub>t</sub> (nm)"}, "type": "linear"}, "zaxis": {"title": {"text": "G (kT)"}}}, "width": 700}}
